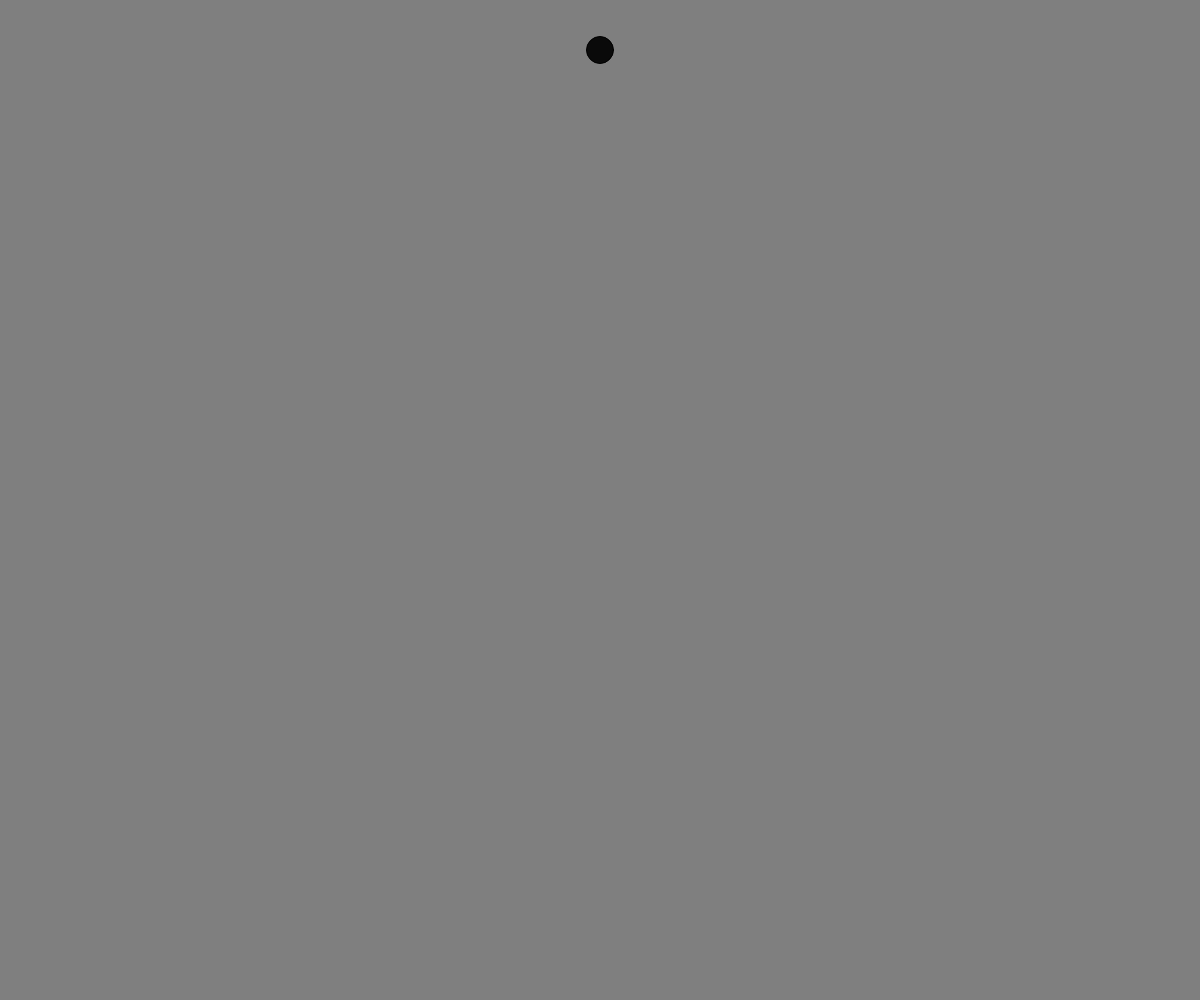
Frame 1 (no input)
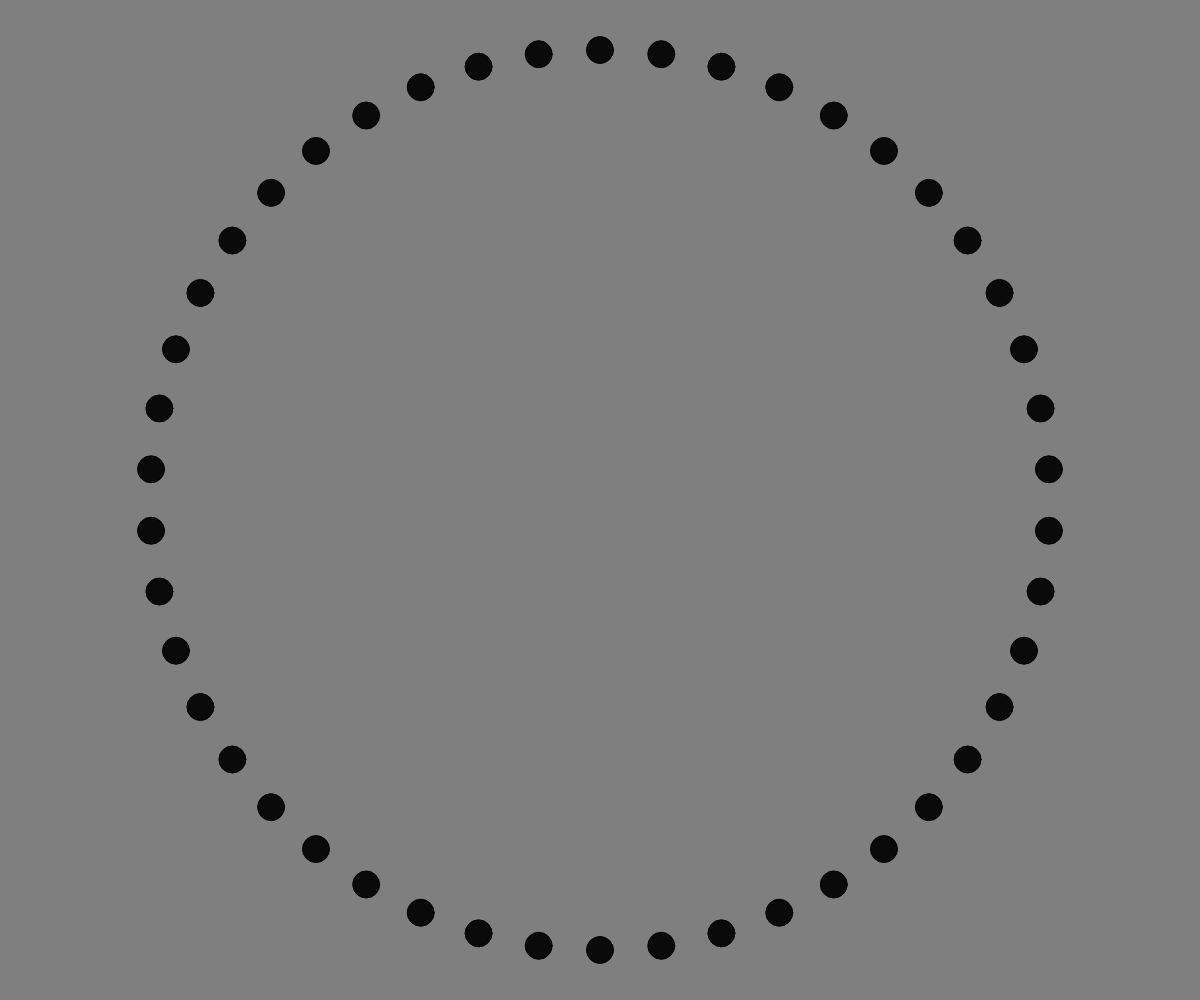
Frame 60 (no input)
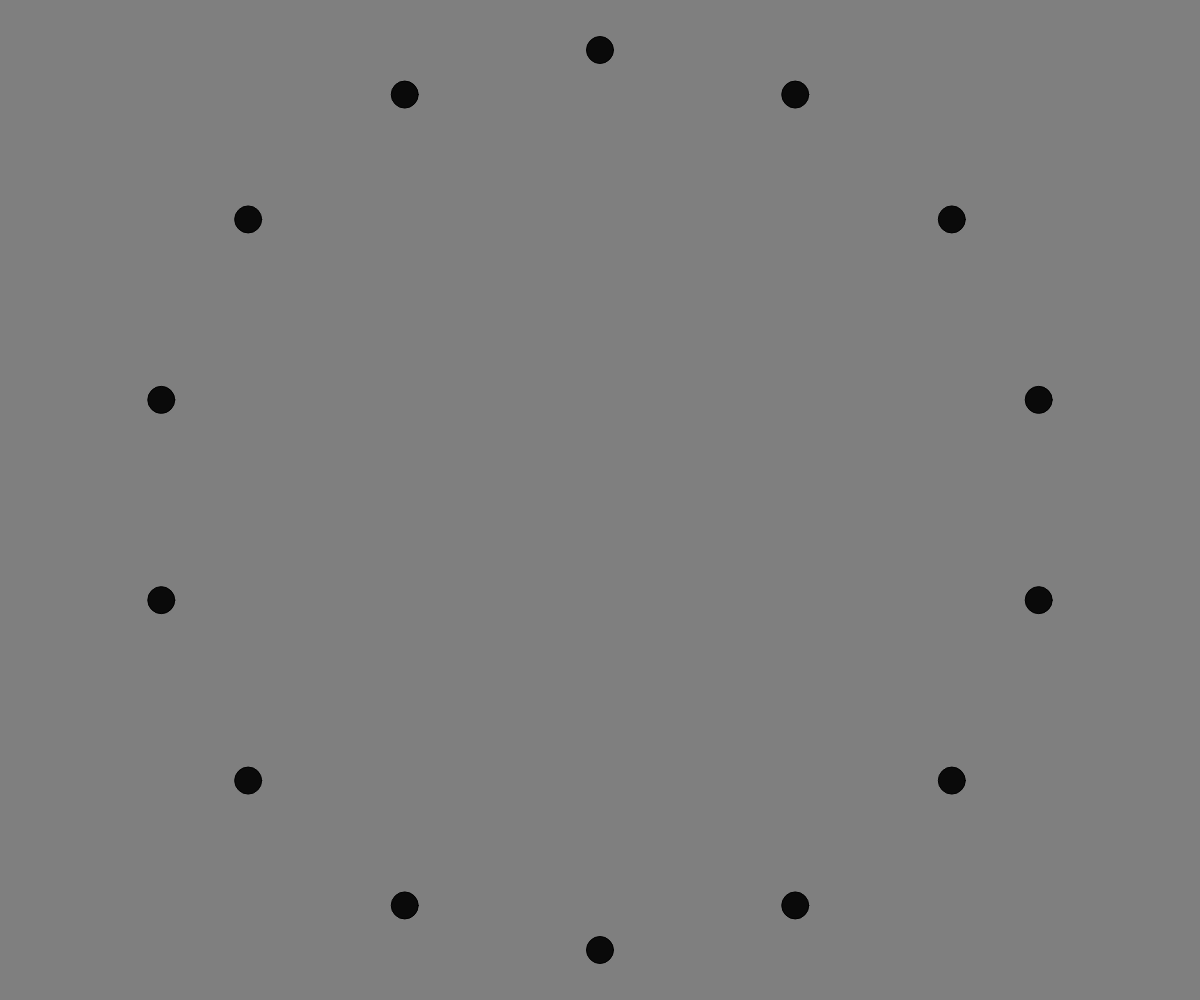
Frame 120 (the mouse pressed at the canvas centre since frame 60)

The p5.js sketch that drew these frames (run headless with seeded random() and noise() and a simulated clock; from frame 60 on, the mouse is pressed at the canvas centre):

// p5.js sketch
// ── sketch.js
let cx, cy, r;
let n, limit;

function setup() {
  createCanvas(innerWidth, innerHeight)
  frameRate(20) 

  cx = width / 2
  cy = height / 2
  r = min(width, height) * 0.45
  
  circumference = TWO_PI * r
  point_radius = r * 0.06

  n = 1
  limit = ceil(circumference / n / (point_radius * 2))
}

function draw() {
  background(127)
  fill(10)
  circlePoints(cx, cy, r, n, point_radius)

  floor(frameCount / limit) % 2 == 0 ? n++ : n--
}

function circlePoints(cx, cy, r, n, point_radius) {
  const angle = TWO_PI / n
  for (let a = -HALF_PI; a < -HALF_PI + TWO_PI; a += angle) {
    let x = cx + cos(a) * r
    let y = cy + sin(a) * r
    circle(x, y, point_radius)
  }
}
